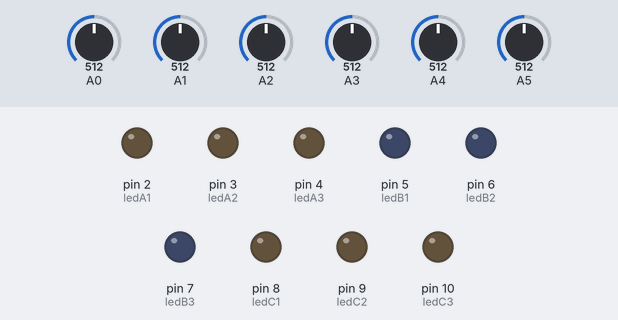
The sketch below on a simulated Arduino Uno, built with avr-gcc and run on an emulated ATmega328P. Parts: output pins drawn as LEDs (lit = HIGH). The inputs (shaded band) are chosen by the test bench; at power-on: A0 = 512, A1 = 512, A2 = 512, A3 = 512, A4 = 512, A5 = 512.

Above: at 1.2 s.
1.3 s: A0 set to 414
2.8 s: A0 set to 388
At 3.4 s:
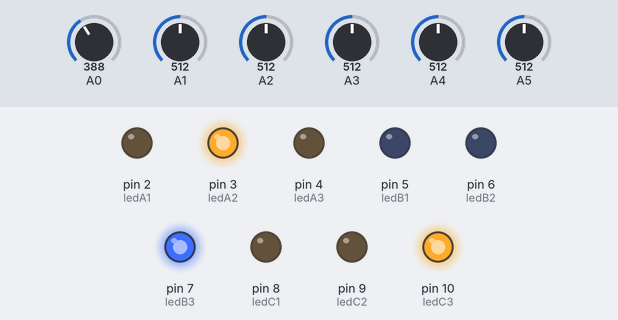
At 6.9 s:
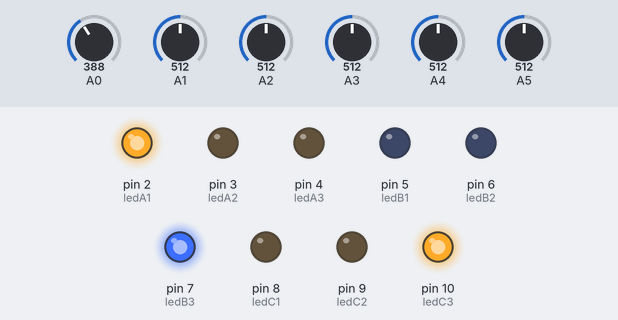
Timing chart, 0 to 26.2 s (numbered marks = the images above; inputs shaded):
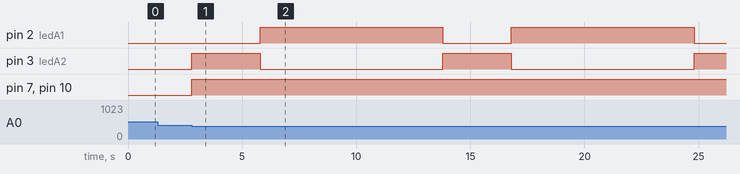

Measured:
- the behaviour switches between 400 and 399 on A0 (found by bisection; images 0 and 1)
- after the input at 1.3 s, every drawn part: stays the same
- after the input at 2.8 s, pin 2 (ledA1): alternates HIGH for 8.0 s and LOW for 3.0 s, starting after 3.0 s; pin 3 (ledA2): alternates HIGH for 3.0 s and LOW for 8.0 s, starting at once; pin 7 (ledB3), pin 10 (ledC3): LOW → HIGH at once

The sketch:

improved_final_form.ino
```cpp
// Define pin assignments for LEDs
#define ledA1 2 // Green
#define ledA2 3 // Yellow
#define ledA3 4 // Red

#define ledB1 5 // Green
#define ledB2 6 // Yellow
#define ledB3 7 // Red

#define ledC1 8 // Green
#define ledC2 9 // Yellow
#define ledC3 10 // Red

// Define variables for sensor readings
int a1, a2, b1, b2, c1, c2;

// Define the time for yellow light (in milliseconds)
#define YELLOW_TIME 3000 // Time for yellow light

void setup() {
  Serial.begin(9600);

  // Set pin modes for LEDs
  pinMode(ledA1, OUTPUT);
  pinMode(ledA2, OUTPUT);
  pinMode(ledA3, OUTPUT);

  pinMode(ledB1, OUTPUT);
  pinMode(ledB2, OUTPUT);
  pinMode(ledB3, OUTPUT);

  pinMode(ledC1, OUTPUT);
  pinMode(ledC2, OUTPUT);
  pinMode(ledC3, OUTPUT);
}

void loop() {
  // Read sensor values
  readSensor();

  // Determine traffic density on each road
  int roadDensities[3] = {a1 + a2, b1 + b2, c1 + c2};
  int order[3] = {0, 1, 2}; // Initial order

  // Sort roads by density (Bubble Sort for simplicity)
  for (int i = 0; i < 2; i++) {
    for (int j = 0; j < 2 - i; j++) {
      if (roadDensities[order[j]] > roadDensities[order[j + 1]]) {
        int temp = order[j];
        order[j] = order[j + 1];
        order[j + 1] = temp;
      }
    }
  }

  // Open roads in order of least density
  for (int i = 0; i < 3; i++) {
    if (roadDensities[order[i]] != 0) {
      openRoad(order[i], (i < 2 && roadDensities[order[i + 1]] != 0) ? order[i + 1] : -1, i);
    }
  }
}

void readSensor() {
  // Read analog values from sensors and convert to binary
  a1 = analogRead(A0) < 400 ? 1 : 0;
  a2 = analogRead(A1) < 400 ? 1 : 0;
  b1 = analogRead(A2) < 400 ? 1 : 0;
  b2 = analogRead(A3) < 400 ? 1 : 0;
  c1 = analogRead(A4) < 400 ? 1 : 0;
  c2 = analogRead(A5) < 400 ? 1 : 0;
}

void openRoad(int roadIndex, int nextRoadIndex, int densityRank) {
  // Determine the open time based on density rank
  int openTime;
  if (densityRank == 0) { // Least density
    openTime = 5000; // 5 seconds
  } else if (densityRank == 1) { // Medium density
    openTime = 6000; // 6 seconds
  } else if (densityRank == 2) { // Most density
    openTime = 8000; // 8 seconds
  }

  // Start with yellow light for 3 seconds
  if (roadIndex == 0) { // Road A
    digitalWrite(ledA2, HIGH); // Yellow light on
    digitalWrite(ledA3, LOW);  // Red light off
    digitalWrite(ledB1, LOW);  // Green light off for other roads
    digitalWrite(ledB3, HIGH); // Red light on for other roads
    digitalWrite(ledC1, LOW);  // Green light off for other roads
    digitalWrite(ledC3, HIGH); // Red light on for other roads
  } else if (roadIndex == 1) { // Road B
    digitalWrite(ledB2, HIGH); // Yellow light on
    digitalWrite(ledB3, LOW);  // Red light off
    digitalWrite(ledA1, LOW);  // Green light off for other roads
    digitalWrite(ledA3, HIGH); // Red light on for other roads
    digitalWrite(ledC1, LOW);  // Green light off for other roads
    digitalWrite(ledC3, HIGH); // Red light on for other roads
  } else if (roadIndex == 2) { // Road C
    digitalWrite(ledC2, HIGH); // Yellow light on
    digitalWrite(ledC3, LOW);  // Red light off
    digitalWrite(ledA1, LOW);  // Green light off for other roads
    digitalWrite(ledA3, HIGH); // Red light on for other roads
    digitalWrite(ledB1, LOW);  // Green light off for other roads
    digitalWrite(ledB3, HIGH); // Red light on for other roads
  }

  // Wait for the yellow light duration (3 seconds)
  delay(YELLOW_TIME);

  // Turn off the yellow light and turn on the green light
  if (roadIndex == 0) { // Road A
    digitalWrite(ledA2, LOW); // Yellow light off
    digitalWrite(ledA1, HIGH); // Green light on
  } else if (roadIndex == 1) { // Road B
    digitalWrite(ledB2, LOW); // Yellow light off
    digitalWrite(ledB1, HIGH); // Green light on
  } else if (roadIndex == 2) { // Road C
    digitalWrite(ledC2, LOW); // Yellow light off
    digitalWrite(ledC1, HIGH); // Green light on
  }

  // Calculate the time when the next yellow light should start
  unsigned long yellowStartTime = millis() + openTime - 3000;

  // Wait for the green light duration (open time minus the 3 seconds for yellow light)
  while (millis() < yellowStartTime) {
    // Do nothing, just wait
  }

  // Turn on the yellow light for the next road
  if (nextRoadIndex != -1) {
    if (nextRoadIndex == 0) { // Road A
      digitalWrite(ledA2, HIGH); // Yellow light on
    } else if (nextRoadIndex == 1) { // Road B
      digitalWrite(ledB2, HIGH); // Yellow light on
    } else if (nextRoadIndex == 2) { // Road C
      digitalWrite(ledC2, HIGH); // Yellow light on
    }
  }

  // Wait for the remaining time of the green light duration (3 seconds)
  while (millis() < yellowStartTime + 3000) {
    // Do nothing, just wait
  }

  // Turn off the green light and turn on the red light for the current road
  if (roadIndex == 0) { // Road A
    digitalWrite(ledA1, LOW); // Green light off
    digitalWrite(ledA3, HIGH); // Red light on
  } else if (roadIndex == 1) { // Road B
    digitalWrite(ledB1, LOW); // Green light off
    digitalWrite(ledB3, HIGH); // Red light on
  } else if (roadIndex == 2) { // Road C
    digitalWrite(ledC1, LOW); // Green light off
    digitalWrite(ledC3, HIGH); // Red light on
  }

  // Turn off the yellow light for the next road
  if (nextRoadIndex != -1) {
    if (nextRoadIndex == 0) { // Road A
      digitalWrite(ledA2, LOW); // Yellow light off
    } else if (nextRoadIndex == 1) { // Road B
      digitalWrite(ledB2, LOW); // Yellow light off
    } else if (nextRoadIndex == 2) { // Road C
      digitalWrite(ledC2, LOW); // Yellow light off
    }
  }
}
```
